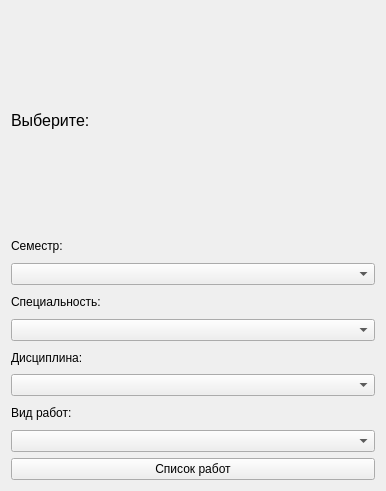
<?xml version="1.0" encoding="UTF-8"?>
<ui version="4.0">
 <class>ToListWorks</class>
 <widget class="QWidget" name="ToListWorks">
  <property name="geometry">
   <rect>
    <x>0</x>
    <y>0</y>
    <width>386</width>
    <height>491</height>
   </rect>
  </property>
  <property name="windowTitle">
   <string>Form</string>
  </property>
  <layout class="QGridLayout" name="gridLayout">
   <item row="0" column="0">
    <widget class="QLabel" name="label">
     <property name="font">
      <font>
       <pointsize>12</pointsize>
      </font>
     </property>
     <property name="text">
      <string>Выберите: </string>
     </property>
    </widget>
   </item>
   <item row="1" column="0">
    <layout class="QVBoxLayout" name="verticalLayout_3">
     <item>
      <widget class="QLabel" name="label_6">
       <property name="text">
        <string>Семестр:</string>
       </property>
      </widget>
     </item>
     <item>
      <widget class="QComboBox" name="comboBox"/>
     </item>
     <item>
      <widget class="QLabel" name="label_7">
       <property name="text">
        <string>Специальность:</string>
       </property>
      </widget>
     </item>
     <item>
      <widget class="QComboBox" name="comboBox_2"/>
     </item>
     <item>
      <widget class="QLabel" name="label_3">
       <property name="text">
        <string>Дисциплина:</string>
       </property>
      </widget>
     </item>
     <item>
      <widget class="QComboBox" name="comboBox_3"/>
     </item>
     <item>
      <widget class="QLabel" name="label_8">
       <property name="text">
        <string>Вид работ:</string>
       </property>
      </widget>
     </item>
     <item>
      <widget class="QComboBox" name="comboBox_4"/>
     </item>
    </layout>
   </item>
   <item row="2" column="0">
    <widget class="QPushButton" name="pushButton">
     <property name="text">
      <string>Список работ</string>
     </property>
    </widget>
   </item>
  </layout>
 </widget>
 <resources/>
 <connections/>
</ui>
